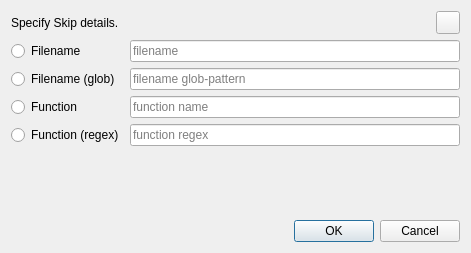
<?xml version="1.0" encoding="UTF-8"?>
<ui version="4.0">
 <class>SeerSkipCreateDialogForm</class>
 <widget class="QDialog" name="SeerSkipCreateDialogForm">
  <property name="geometry">
   <rect>
    <x>0</x>
    <y>0</y>
    <width>471</width>
    <height>253</height>
   </rect>
  </property>
  <property name="windowTitle">
   <string>Create a Skip</string>
  </property>
  <layout class="QVBoxLayout" name="verticalLayout">
   <item>
    <layout class="QHBoxLayout" name="horizontalLayout">
     <item>
      <widget class="QLabel" name="label">
       <property name="text">
        <string>Specify Skip details.</string>
       </property>
      </widget>
     </item>
     <item>
      <spacer name="horizontalSpacer">
       <property name="orientation">
        <enum>Qt::Horizontal</enum>
       </property>
       <property name="sizeHint" stdset="0">
        <size>
         <width>348</width>
         <height>20</height>
        </size>
       </property>
      </spacer>
     </item>
     <item>
      <widget class="QToolButton" name="helpToolButton">
       <property name="text">
        <string/>
       </property>
       <property name="icon">
        <iconset resource="resource.qrc">
         <normaloff>:/seer/resources/RelaxLightIcons/help-about.svg</normaloff>:/seer/resources/RelaxLightIcons/help-about.svg</iconset>
       </property>
      </widget>
     </item>
    </layout>
   </item>
   <item>
    <layout class="QGridLayout" name="gridLayout">
     <item row="0" column="0">
      <widget class="QRadioButton" name="fileRadioButton">
       <property name="text">
        <string>Filename</string>
       </property>
       <attribute name="buttonGroup">
        <string notr="true">modeButtonGroup</string>
       </attribute>
      </widget>
     </item>
     <item row="0" column="1">
      <widget class="QLineEdit" name="fileLineEdit">
       <property name="placeholderText">
        <string>filename</string>
       </property>
      </widget>
     </item>
     <item row="1" column="0">
      <widget class="QRadioButton" name="fileGlobRadioButton">
       <property name="text">
        <string>Filename (glob)</string>
       </property>
       <attribute name="buttonGroup">
        <string notr="true">modeButtonGroup</string>
       </attribute>
      </widget>
     </item>
     <item row="1" column="1">
      <widget class="QLineEdit" name="fileGlobLineEdit">
       <property name="placeholderText">
        <string>filename glob-pattern</string>
       </property>
      </widget>
     </item>
     <item row="2" column="0">
      <widget class="QRadioButton" name="functionRadioButton">
       <property name="text">
        <string>Function </string>
       </property>
       <attribute name="buttonGroup">
        <string notr="true">modeButtonGroup</string>
       </attribute>
      </widget>
     </item>
     <item row="2" column="1">
      <widget class="QLineEdit" name="functionLineEdit">
       <property name="placeholderText">
        <string>function name</string>
       </property>
      </widget>
     </item>
     <item row="3" column="0">
      <widget class="QRadioButton" name="functionRegexRadioButton">
       <property name="text">
        <string>Function (regex)</string>
       </property>
       <attribute name="buttonGroup">
        <string notr="true">modeButtonGroup</string>
       </attribute>
      </widget>
     </item>
     <item row="3" column="1">
      <widget class="QLineEdit" name="functionRegexLineEdit">
       <property name="placeholderText">
        <string>function regex</string>
       </property>
      </widget>
     </item>
     <item row="4" column="1">
      <spacer name="verticalSpacer">
       <property name="orientation">
        <enum>Qt::Vertical</enum>
       </property>
       <property name="sizeHint" stdset="0">
        <size>
         <width>20</width>
         <height>17</height>
        </size>
       </property>
      </spacer>
     </item>
    </layout>
   </item>
   <item>
    <widget class="QDialogButtonBox" name="buttonBox">
     <property name="orientation">
      <enum>Qt::Horizontal</enum>
     </property>
     <property name="standardButtons">
      <set>QDialogButtonBox::Cancel|QDialogButtonBox::Ok</set>
     </property>
    </widget>
   </item>
  </layout>
 </widget>
 <tabstops>
  <tabstop>fileRadioButton</tabstop>
  <tabstop>fileGlobRadioButton</tabstop>
  <tabstop>functionRadioButton</tabstop>
  <tabstop>functionRegexRadioButton</tabstop>
  <tabstop>fileLineEdit</tabstop>
  <tabstop>fileGlobLineEdit</tabstop>
  <tabstop>functionLineEdit</tabstop>
  <tabstop>functionRegexLineEdit</tabstop>
  <tabstop>helpToolButton</tabstop>
 </tabstops>
 <resources>
  <include location="resource.qrc"/>
 </resources>
 <connections>
  <connection>
   <sender>buttonBox</sender>
   <signal>accepted()</signal>
   <receiver>SeerSkipCreateDialogForm</receiver>
   <slot>accept()</slot>
   <hints>
    <hint type="sourcelabel">
     <x>248</x>
     <y>254</y>
    </hint>
    <hint type="destinationlabel">
     <x>157</x>
     <y>274</y>
    </hint>
   </hints>
  </connection>
  <connection>
   <sender>buttonBox</sender>
   <signal>rejected()</signal>
   <receiver>SeerSkipCreateDialogForm</receiver>
   <slot>reject()</slot>
   <hints>
    <hint type="sourcelabel">
     <x>316</x>
     <y>260</y>
    </hint>
    <hint type="destinationlabel">
     <x>286</x>
     <y>274</y>
    </hint>
   </hints>
  </connection>
 </connections>
 <buttongroups>
  <buttongroup name="modeButtonGroup"/>
 </buttongroups>
</ui>
